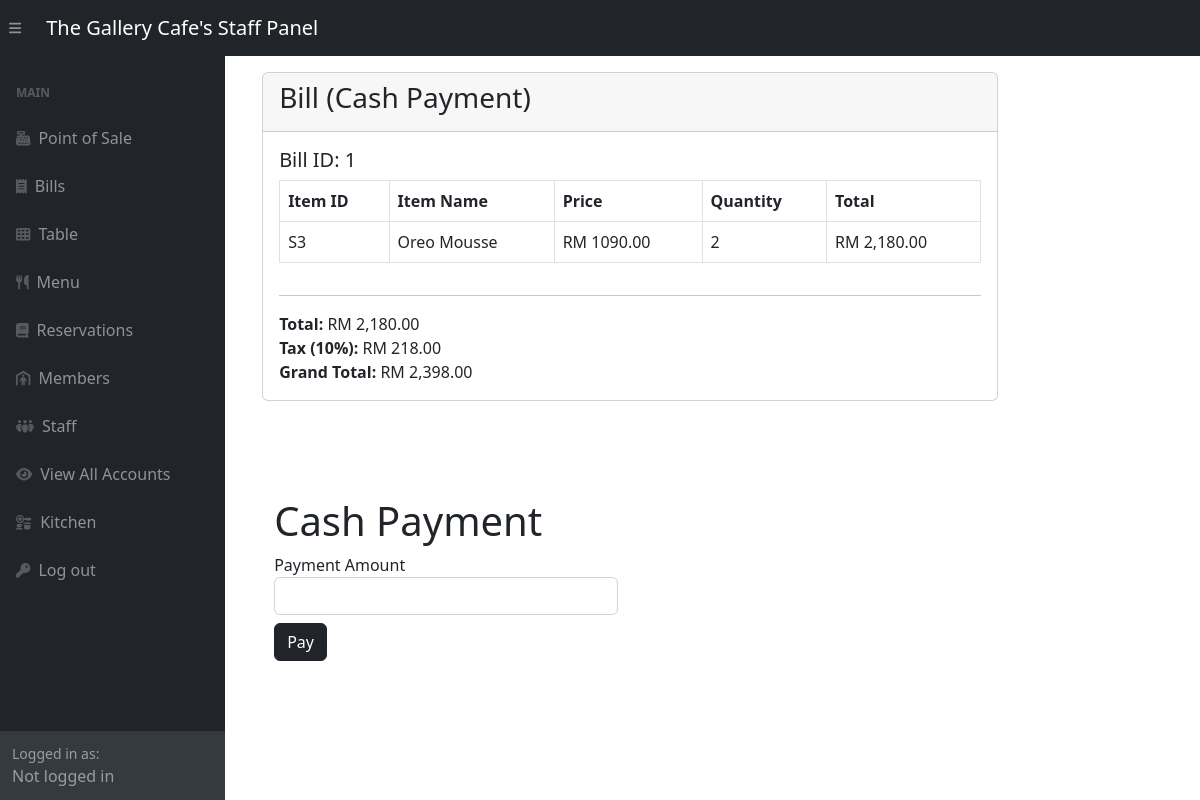
/adminSide/posBackend/posCashPayment.php?bill_id=1, run on the app's committed database.
### tables this page shows
CREATE TABLE `bill_items` (
  `bill_item_id` int(11) NOT NULL,
  `bill_id` int(11) DEFAULT NULL,
  `item_id` varchar(6) DEFAULT NULL,
  `quantity` int(11) DEFAULT NULL
);

CREATE TABLE `menu` (
  `item_id` varchar(6) NOT NULL,
  `item_name` varchar(255) DEFAULT NULL,
  `item_type` varchar(255) DEFAULT NULL,
  `item_category` varchar(255) DEFAULT NULL,
  `item_price` decimal(10,2) DEFAULT NULL,
  `item_description` varchar(255) DEFAULT NULL
);

### adminSide/posBackend/posCashPayment.php (the view, shortened to what this page needs)
<?php
require_once '../config.php';
include '../inc/dashHeader.php';
$bill_id = $_GET['bill_id'];
?>
<div class="container mt-5">
    <div class="row justify-content-center">
        <div class="col-md-8">
            <div class="card mt-4">
                <div class="card-header">
                    <h3 class="card-title">Bill (Cash Payment)</h3>
                </div>
                <div class="card-body">
                    <h5>Bill ID: <?php echo $bill_id; ?></h5>
                    <div class="table-responsive">
                        <table class="table table-bordered">
                            <thead>
                                <tr>
                                    <th>Item ID</th>
                                    <th>Item Name</th>
                                    <th>Price</th>
                                    <th>Quantity</th>
                                    <th>Total</th>
                                </tr>
                            </thead>
                            <tbody>
            <?php
            $cart_query = "SELECT bi.*, m.item_name, m.item_price FROM bill_items bi
                           JOIN Menu m ON bi.item_id = m.item_id
                           WHERE bi.bill_id = '$bill_id'";
            $cart_result = mysqli_query($link, $cart_query);
            $cart_total = 0;
            $tax = 0.1;
            if ($cart_result && mysqli_num_rows($cart_result) > 0) {
                while ($cart_row = mysqli_fetch_assoc($cart_result)) {
                    $item_id = $cart_row['item_id'];
                    $item_name = $cart_row['item_name'];
                    $item_price = $cart_row['item_price'];
                    $quantity = $cart_row['quantity'];
                    $total = $item_price * $quantity;
                    $cart_total += $total;
                    echo '<tr>';
                    echo '<td>' . $item_id . '</td>';
                    echo '<td>' . $item_name . '</td>';
                    echo '<td>RM ' . $item_price . '</td>';
                    echo '<td>' . $quantity . '</td>';
                    echo '<td>RM ' . number_format($total,2) . '</td>';
                    echo '</tr>';
                }
            } else {
                echo '<tr><td colspan="6">No Items in Cart.</td></tr>';
            }
            ?>
        </tbody>
                        </table>
                    </div>
                    <hr>
                    <div class="text-right">
                        <?php
                        echo "<strong>Total:</strong> RM " . number_format($cart_total, 2) . "<br>";
                        echo "<strong>Tax (10%):</strong> RM " . number_format($cart_total * $tax, 2) . "<br>";
                        $GRANDTOTAL = $tax * $cart_total + $cart_total;
                        echo "<strong>Grand Total:</strong> RM " . number_format($GRANDTOTAL, 2);
                        ?>
                    </div>
                </div>
            </div>
<div id="cash-payment" class="container-fluid mt-5 pt-5 pl-5 pr-5 mb-5">
    <div class="row">
        <div class="col-md-6">
            <h1>Cash Payment</h1>
            <form action="" method="get">
                <div class="form-group">
                    <label for="payment_amount">Payment Amount</label>
                    <input type="number" min="0" id="payment_amount" name="payment_amount" class="form-control" required>
                </div>
                <button type="submit" id="cardSubmit" class="btn btn-dark mt-2">Pay</button>
            </form>
        </div>
        <div class="col-md-6">
    </div>
    </div>
</div>
<?php include '../inc/dashFooter.php'; ?>

### data on the page
bill_items: item "S3", item.item_name "Oreo Mousse", item.item_price "1090.00", quantity "2", total "2,180.00"

### other printed values
$bill_id "1"
$cart_total "2,180.00"
$cart_total * $tax "218.00"
$GRANDTOTAL "2,398.00"
